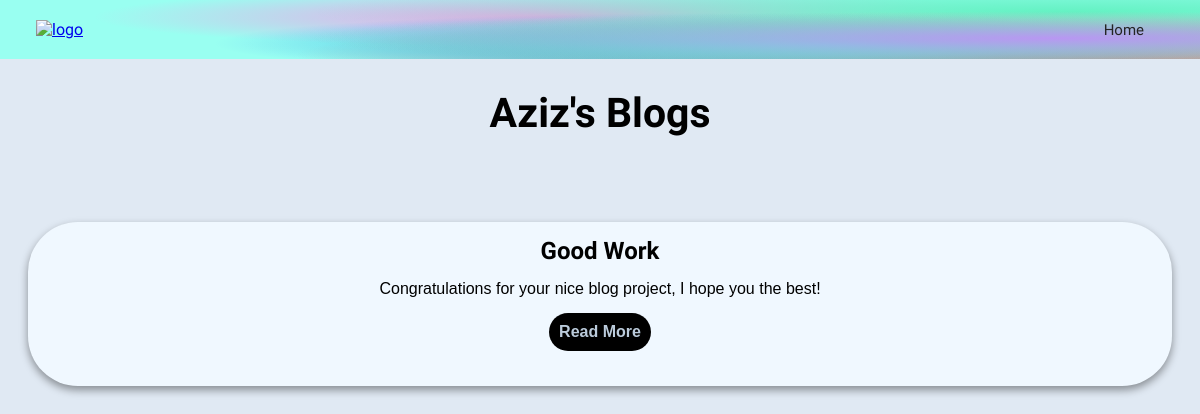
Page /posts/Aziz (signed in) on the committed database.
### public/models.py (models this page shows)
class User(db.Model, UserMixin):
    id = db.Column(db.Integer, primary_key=True)
    username = db.Column(db.String(50), unique=True, nullable=False)
    password = db.Column(db.String(60), nullable=False)
    email = db.Column(db.String(120), unique=True, nullable=False)
    created_at = db.Column(db.DateTime(timezone=True), default=func.now())
    posts = db.relationship('Post', backref='user', passive_deletes=True)
    comments = db.relationship('Comment', backref='user', passive_deletes=True)

class Post(db.Model):
    id = db.Column(db.Integer, primary_key=True)
    article = db.Column(db.Text, nullable=False)
    title = db.Column(db.Text, nullable=False)
    created_at = db.Column(db.DateTime(timezone=True), default=func.now())
    author = db.Column(db.Integer,
                       db.ForeignKey('user.id', ondelete="CASCADE"),
                       nullable=False)
    comments = db.relationship('Comment', backref='post', passive_deletes=True)

### public/share.py (the view)
@posts.route("/posts/<username>")
@login_required
def user_posts(username):
    user = User.query.filter_by(username=username).first()
    if not user:
        flash("User Not Found!", category='error')
        return redirect(url_for('views.home'))
    user_posts = user.posts
    return render_template("posts.html", user=current_user,
                           posts=user_posts, username=username)

### public/__init__.py (called while the page is built)
def create_app():
    app = Flask(__name__)
    app.config['SECRET_KEY'] = secret_key_hashed
    path = os.path.join(app.root_path, DB_NAME)
    app.config['SQLALCHEMY_DATABASE_URI'] = 'sqlite:///' + path
    db.init_app(app)
    from .home import views
    from .log import auth
    from .share import posts
    app.register_blueprint(views, url_prefix="/")
    app.register_blueprint(auth, url_prefix="/")
    app.register_blueprint(posts, url_prefix="/")
    from .models import User, Post, Comment
    create_database(app)
    login_manager = LoginManager()
    login_manager.login_view = "auth.login"
    login_manager.init_app(app)
    @login_manager.user_loader
    def load_user(id):
        return User.query.get(id)
    return app

### public/templates/posts.html (shortened to what this page needs)
<!DOCTYPE html>
<html lang="en">
<head>
    <link rel="stylesheet" href="../static/styles/style.css">
    <link rel="stylesheet" href="../static/styles/editor.css">
    <link rel="stylesheet" href="../static/styles/posts.css">
</head>
<body>
    <div class="logo">
        <nav>
            <a href="/"><img src="../static/images/—Pngtree—letter b logo_6059128.png" alt="logo" width="60px"></a>
            <ul>
                <li><a href="/" class="home">Home</a></li>
            </ul>
        </nav>
    </div>
    <section class="container">
        <div class="recent">
            <h3>{{ username }}'s Blogs</h3>
        </div>
        <div class="section">
            {% for post in posts %}
            <div class="card">
                <div class="content">
                    <h2>
                        {{ post.title }}
                    </h2>
                    <p>
                        {{ post.article }}
                    </p>
                    <a href="/blog/{{post.id}}" class="button"><strong>Read More</strong></a>
                </div>
            </div>
            {% endfor %}
        </div>
    </section>
</body>
</html>

### public/static/styles/style.css (style rules this page uses)
* { margin: 0px; padding: 0px; box-sizing: border-box; }
body { margin: 0; padding: 0; font-family: 'Dosis', sans-serif; background-color: #e0e9f3; }
.logo { padding: 10px 3%; }
nav { display: flex; align-items: center; justify-content: space-between; }
nav ul li { display: inline-block; margin: 10px 10px; }
nav ul li a { color: #242424; text-decoration: none; font-size: 15px; padding: 10px; font-family: 'Exo 2', sans-serif; }
section.container div.recent { width: 100%; display: flex; justify-content: center; margin-top: 50px; font-size: 30px; font-family: 'Kdam Thmor Pro', sans-serif; }
.section { width: 97%; margin: 75px auto; display: grid; grid-template-columns: repeat(auto-fit, minmax(250px, 1fr)); column-gap: 20px; }
section h2 { font-family: 'Dosis', sans-serif; overflow: hidden; }
section div.card { margin: 10px; box-shadow: 0px 4px 8px 0px rgba(0, 0, 0, 0.4); border-radius: 50px; background-color: aliceblue; }
section div.content { padding: 20px 10px; text-align: center; margin: -25px 0px -25px 0px; }
section p { font-family: "poppins", sans-serif; font-size: 16px; margin: 15px; max-height: 38px; overflow: hidden; }
section a { font-family: "poppins", sans-serif; padding: 10px; text-decoration: none; font-size: 16px; display: inline-block; background-color: black; color: #bbcbdb; border-radius: 50px; margin-bottom: 20px; }

### public/static/styles/editor.css (style rules this page uses)
.logo { background-color: #99fff1; background-image: radial-gradient(at 88% 65%, hsla(262, 78%, 77%, 1) 0px, transparent 50%), radial-gradient(at 69% 75%, hsla(167, 81%, 65%, 1) 0px, transparent 50%), radial-gradient(at 87% 65%, hsla(120, 82%, 74%, 1) 0px, transparent 50%), radial-gradient(at 89% 20%, hsla(160, 84%, 67%, 1) 0px, transparent 50%), radial-gradient(at 61% 74%, hsla(214, 99%, 62%, 1) 0px, transparent 50%), radial-gradient(at 84% 94%, hsla(1, 96%, 65%, 1) 0px, transparent 50%), radial-gradient(at 46% 29%, hsla(312, 89%, 79%, 1) 0px, transparent 50%); }

### public/static/styles/posts.css (style rules this page uses)
section.container div.recent { margin-top: 30px; font-size: 35px; }
body { background-color: #e0e9f3; }
section div.content { margin: -15px 0px -15px 0px; }
section div.card { padding: 10px; }

### rows in the picture
User: username "Aziz"
Post: title "Good Work", article "Congratulations for your nice blog project, I hope you the best!"
